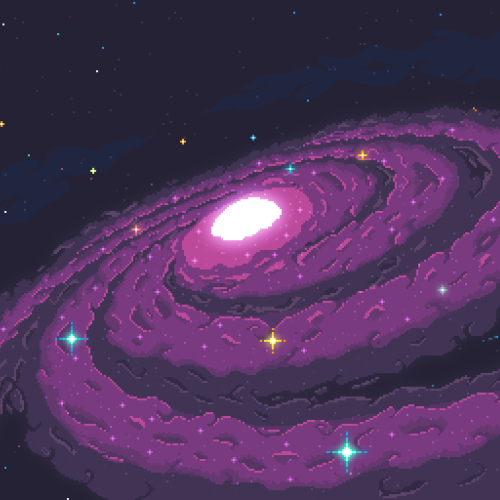
#> input picture opencvv/pythonProject/used/500.jpg, 500 x 500 px
$ python ch3.py
#> lines starting #> are read from the running program, lines starting #| are printed output that depends on the picture
import cv2
import numpy as np

img = cv2.imread("used/500.jpg")
#> img is the input picture: shape (500, 500, 3); mean B, G, R 91.2, 51, 78
imgresize=cv2.resize(img,(300,200))
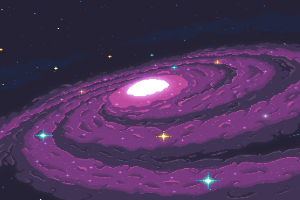
#> imgresize: shape (200, 300, 3); mean B, G, R 91.2, 51, 78
imgcropped=img[0:200,200:500]
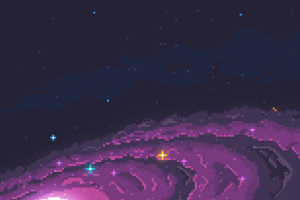
#> imgcropped: shape (200, 300, 3); mean B, G, R 75.4, 43.6, 59.3


print(img.shape)
#| (500, 500, 3)
cv2.imshow("Image",img)
cv2.imshow("Image resize",imgresize)
cv2.imshow("Image cropped",imgcropped)

cv2.waitKey(0)
